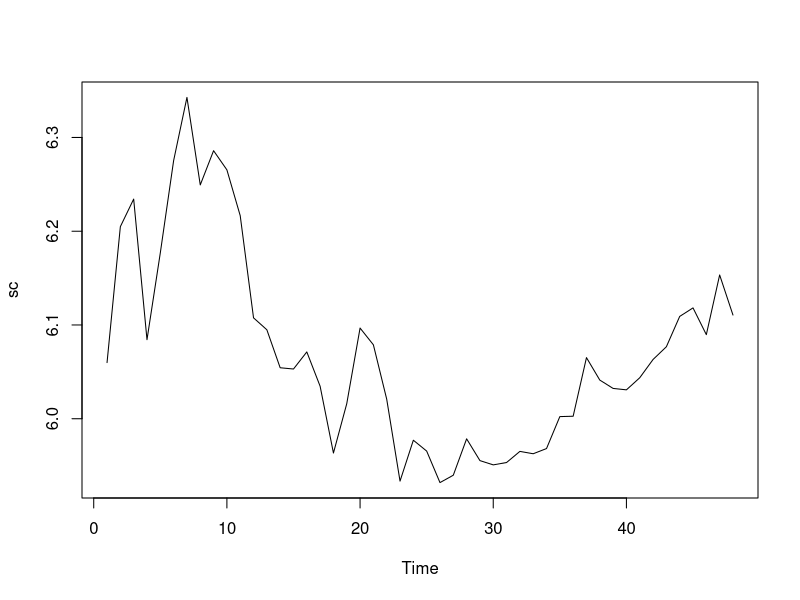
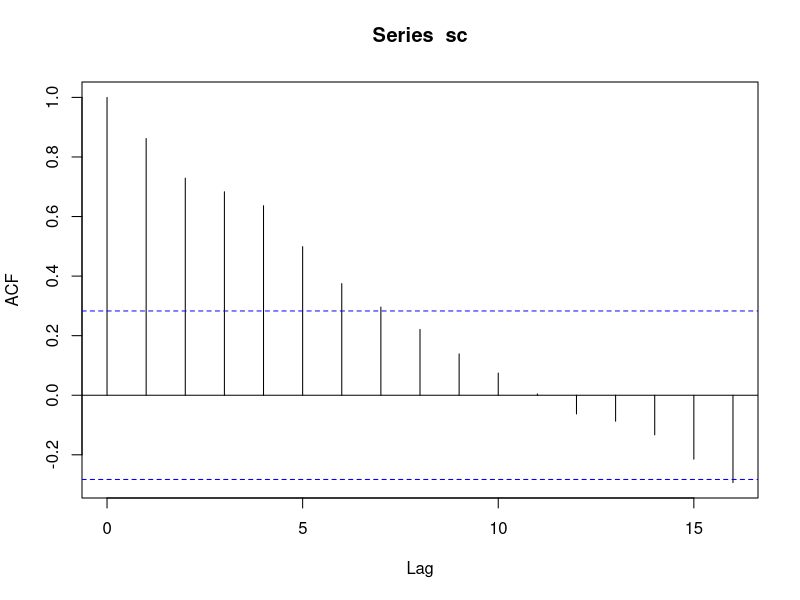
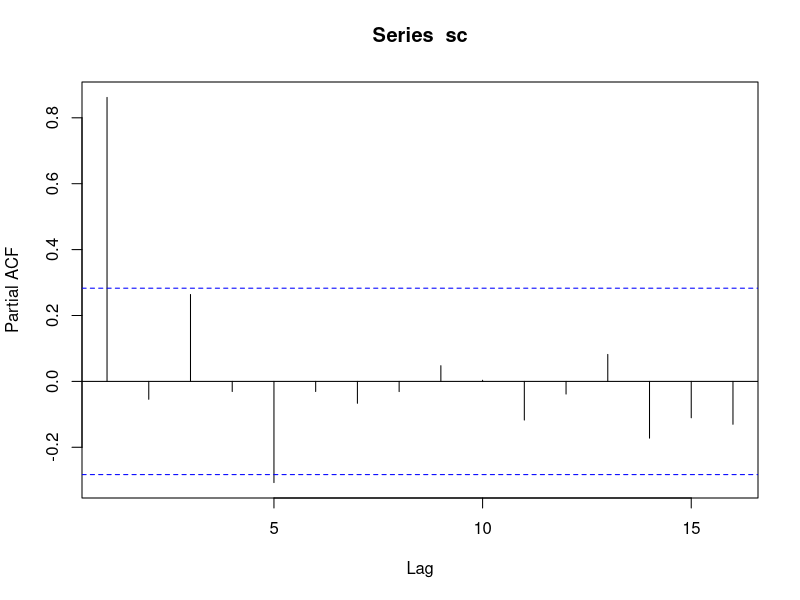
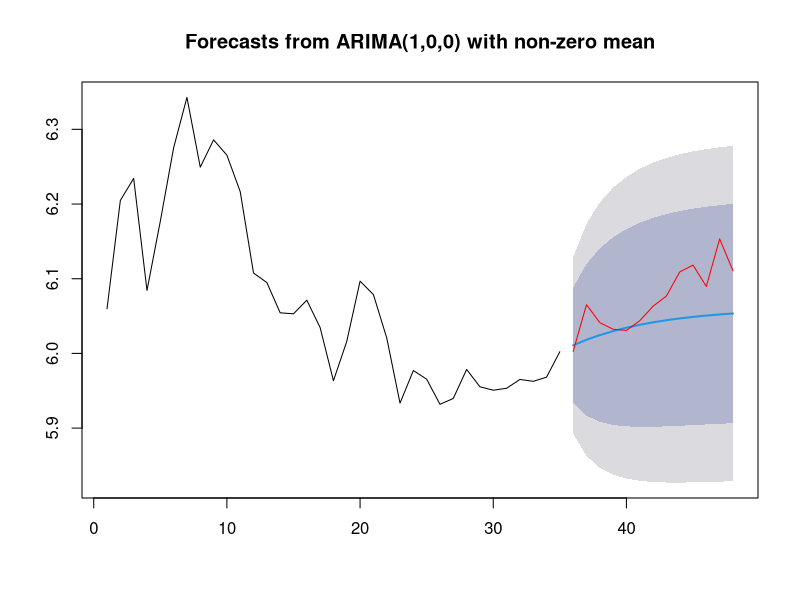
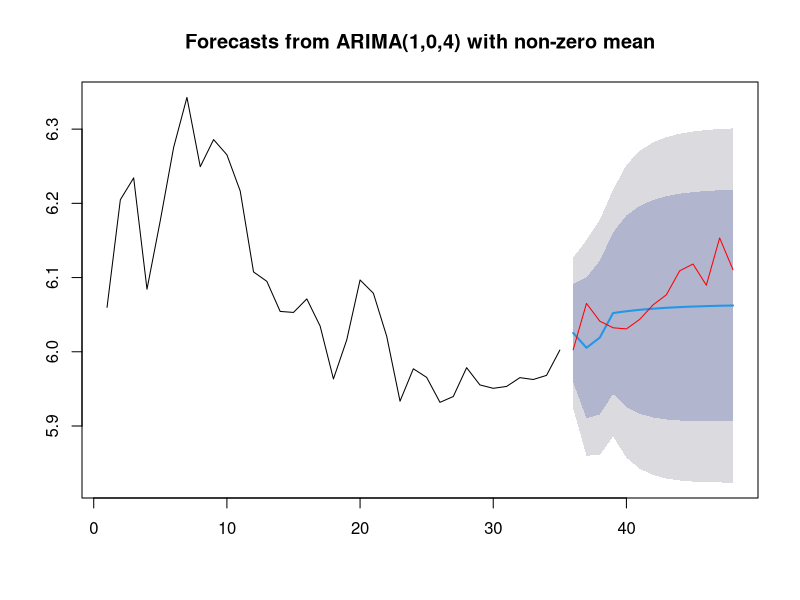

The R source for these figures, in order:
## ---- chunk 1
knitr::opts_chunk$set(echo = TRUE)
## ---- chunk 2
library(readxl)
wczytywanie_styczen = read_excel('astanczyk-FEX-EUR-TRY.xlsx',col_names = c('czas','kurs otwarcia','szczyt', 'dołek', 'kurs zamknięcia', '0'),  sheet = 1)
wczytywanie_luty = read_excel('astanczyk-FEX-EUR-TRY.xlsx',col_names = c('czas','kurs otwarcia','szczyt', 'dołek', 'kurs zamknięcia', '0'),  sheet = 2)
wczytywanie_marzec = read_excel('astanczyk-FEX-EUR-TRY.xlsx',col_names = c('czas','kurs otwarcia','szczyt', 'dołek', 'kurs zamknięcia', '0'),  sheet = 3)
wszystkie_dane <- rbind(wczytywanie_styczen, wczytywanie_luty, wczytywanie_marzec)[1:5]
wszystkie_dane <- cbind(godzina = substr(wszystkie_dane$czas,12,19), wszystkie_dane)
head(wszystkie_dane)

## ---- chunk 3

wybrane_dane = wszystkie_dane[wszystkie_dane$godzina == "20:00:00", c(2,6) ]
wybrane_dane <- cbind(dzien = substr(wybrane_dane$czas,1,11), wybrane_dane)
wybrane_dane <- wybrane_dane[ ,c(1,3)]
head(wybrane_dane)
## ---- chunk 4
sc = ts(wybrane_dane$`kurs zamknięcia`, frequency = 1)
plot(sc)
acf(sc)
pacf(sc)

## ---- chunk 5
length(sc)
sc.train = window(sc,end = 35)
sc.train
sc.test = window(sc,start = 36)
sc.test
## ---- chunk 6
library(forecast)
ma <- Arima(sc.train, order = c(0,0,7))
summary(ma)
## ---- chunk 7
ar <- Arima(sc.train, order = c(1,0,0))
summary(ar)
## ---- chunk 8
model_arma = Arima(sc.train, order = c(1,0,4))
summary(model_arma)
## ---- chunk 9
fc_ar = forecast(ar, h=length(sc.test))
fc_ar
plot(fc_ar)
lines(sc.test, col='red')
## ---- chunk 10
fc_arma = forecast(model_arma, h = length(sc.test))
plot(fc_arma)
lines(sc.test, col = 'red')
## ---- chunk 11
sredni_blad_kwadratowy <-function(fc)
    {
        return(mean((sc.test- fc)^2))
}
sredni_blad_kwadratowy(fc_ar$mean)
sredni_blad_kwadratowy(fc_arma$mean)
